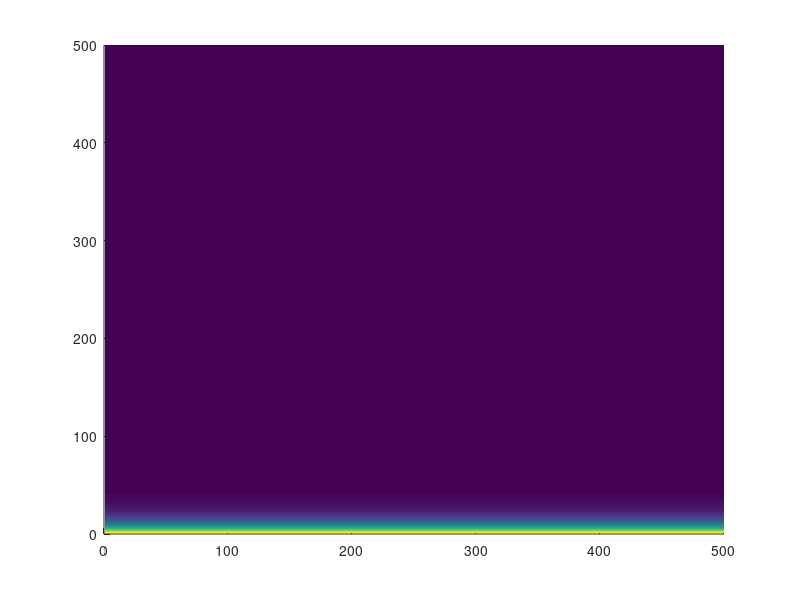
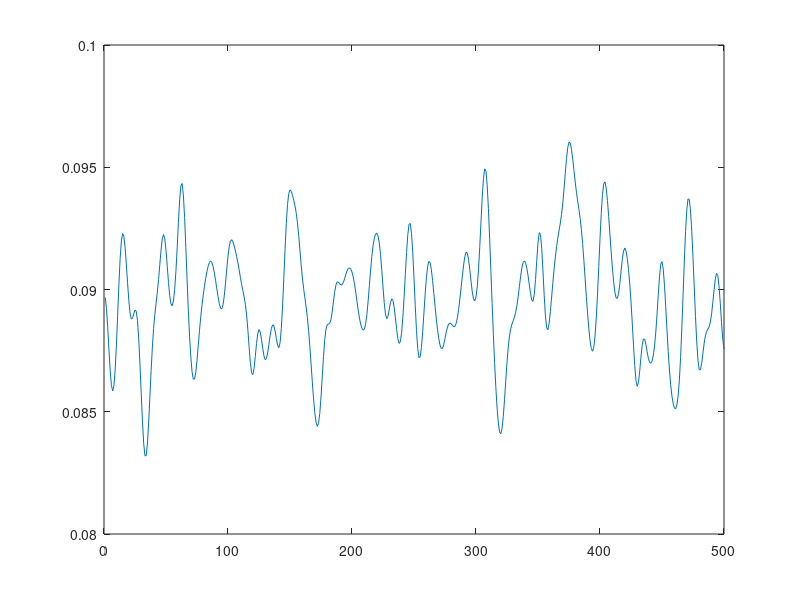

These charts were generated, in order, by the following MATLAB code: (Note: this script raises an error after producing the figures.)
function createInitialTopographyFile
% Create initial topography and save as matlab variables to be loaded by Lobyte3D

    xSize = 500;
    ySize = 500;
    topog = zeros (ySize, xSize);
    
    maxElev = 500; % so the elevation of the top of the slope, in m
%     lengthOfSlope = 50; % length of the slope topography, in grid cells
%     slopeGradient = maxElev / lengthOfSlope; % Specify the slope gradient, as 2% of the maxElev per grid cell
%     basinFloorGradient = 0.01; % Specify the basin-floor gradient, per grid cell, in meters.
    randNoiseRelief = 0.01; % Random noise in topography has amplitude/relief of 0.001m, so 1mm - not physically significant, but important to avoid numerical artifacts selecting lowest neighbour cells etc
    
    topog = createConcaveSlopeTopog(topog, xSize, ySize, randNoiseRelief, maxElev);
%     topog = createSlopeFlatBasinFloorTopog(topog, xSize, ySize, randNoiseRelief, maxElev, slopeGradient, basinFloorGradient);
%     topog = createPondedBasinFloorTopog(topog, xSize, ySize, randNoiseRelief, maxElev);

%     % Create a channel leading on to a barrier, to test flow trapping
%     % behind obstacle etc
%     topog(50,:) = topog(50,:) + 100;
%     topog(1:49,249) = topog(1:49,249) + 100;
%     topog(1:49,251) = topog(1:49,251) + 100;
%     topog(50,250) = 50;

    figure;
    handle = surface(topog);
    set(handle,'edgecolor','none');
    
    xco = 1:xSize;
    sectTopog = topog(round(ySize/2),:);
    figure;
    plot(xco, sectTopog);
    
    save('modelInputParameters/initialTopographyFiles/concaveBasinFloorInitTopogSmoothFilterW3.txt','topog','-ascii');
end 
    
function topog = createSlopeFlatBasinFloorTopog(topog, xSize, ySize, randNoiseRelief, maxElev, slopeGradient, basinFloorGradient)

    topog(1,:) = maxElev; % set top edge of grid to this initial elevation value  
    
    % Create a marine slope from maxElev to elevation = 0 on the basin floor
    i=2;
    while topog(i-1,1) > 0                         
        topog(i,:) = topog(i-1,:) - slopeGradient;
        i = i + 1;
    end

    % Fill the remaining part of the grid with the basin floor elevation, effectively from row i-1 coming out of the previous loop
    % Gradient on the basin floor is basinFloorSlope
    for j =i:ySize                         
        topog(j,:) = topog(j-1,:) - basinFloorGradient; 
    end    
    
    % Now to make sure the floor is never completely flat, which would be unrealistic and may cause artifacts in the flow calculations, add some
    % low amplitude random noise to that topography
    topog = addSmoothedNoise(topog, randNoiseRelief, ySize, xSize);

    % Finally, make sure that the lowest topography value on the grid is zero, not a minus number, to avoid issues with complex number results in flow algorithms
    minTopogValue = min(min(topog));
    topog = topog + abs(minTopogValue); % So find minimum value in the topography and add it backt to the topography to ensure min=zero
end 
 
function topog = createPondedBasinFloorTopog(topog, xSize, ySize, randNoiseRelief, maxElev)

    topog(1,:) = maxElev; % set top edge of grid to this initial elevation value  
    slopeDecayRate = maxElev * 0.02; % Specify the slope gradient, as 2% of the maxElev per grid cell
    
    % Create a marine slope from maxElev to elevation = 0 on the basin floor
    i=2;
    while topog(i-1,1) > 0                         
        topog(i,:) = topog(i-1,:) - slopeDecayRate;
        i = i + 1;
    end

    % Fill the remaining part of the grid with a slope of the same gradient in the opposite direction
    for j =i:ySize                         
        topog(j,:) = topog(j-1,:) + slopeDecayRate;
    end    
    
    % Now to make sure the floor is never completely flat, which would be unrealistic and may cause artifacts in the flow calculations, add some
    % low amplitude random noise to that topography
    topog = addSmoothedNoise(topog, randNoiseRelief, ySize, xSize);

    % Finally, make sure that the lowest topography value on the grid is zero, not a minus number, to avoid issues with complex number results in flow algorithms
    minTopogValue = min(min(topog));
    topog = topog + abs(minTopogValue); % So find minimum value in the topography and add it backt to the topography to ensure min=zero
end 
 
function topog = createConcaveSlopeTopog(topog, xSize, ySize, randNoiseRelief, maxElev)

    topog(1,:) = maxElev; % set top edge of grid to this initial elevation value  
    slopeDecayRate = 0.9; % Specify the slope gradient, as 2% of the maxElev per grid cell

    for j = 2:ySize
        topog(j,:) = topog(j - 1,:) .* slopeDecayRate;
    end
    
    topog = addSmoothedNoise(topog, randNoiseRelief, ySize, xSize);

    % Finally, make sure that the lowest topography value on the grid is zero, not a minus number, to avoid issues with complex number results in flow algorithms
    minTopogValue = min(min(topog));
    topog = topog + abs(minTopogValue); % So find minimum value in the topography and add it backt to the topography to ensure min=zero
end

function topog = addSmoothedNoise(topog, randNoiseRelief, ySize, xSize)

    % Add some smoothed random noise to that topography
    noise = rand(ySize, xSize) .* randNoiseRelief;
    for j = 1:50
        noise = imgaussfilt(noise,'FilterSize',5); % Repeatedly smooth with a filter size 5 to create longer-wavelength topog noise
    end
    noise = noise * 10.0; % increase the amplitude to compensate for reduction in amplitude from the averaging
    topog = topog + noise;
end




